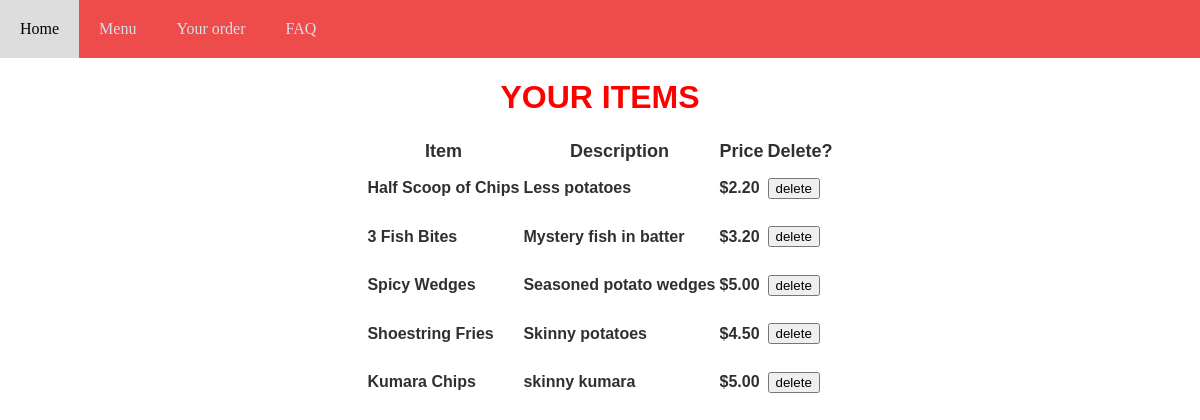
The page /orders on the database as committed earlier.
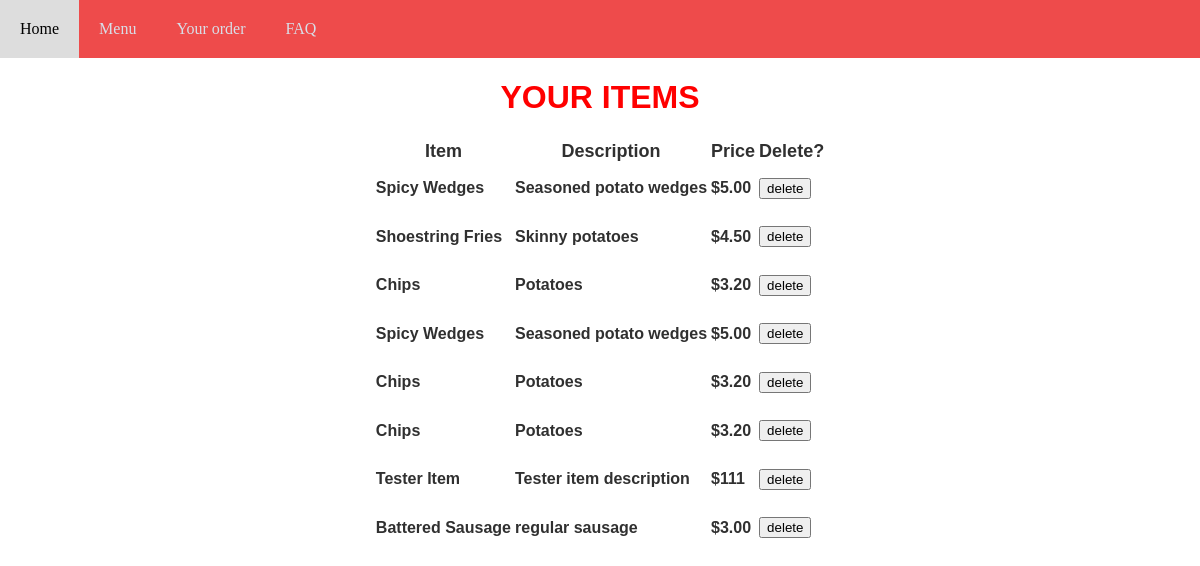
The same page on the database as committed later.
### tables this page shows
CREATE TABLE order_item (item_id INTEGER REFERENCES item (id), id INTEGER PRIMARY KEY);

CREATE TABLE item (id INTEGER PRIMARY KEY, name STRING, description STRING, price DECIMAL, type STRING (100));

### main.py (the view)
@app.route("/orders")
def orders():
    cursor = get_db().cursor()
    sql = "SELECT item.id, name, description, price, order_item.id FROM item INNER JOIN order_item ON item.id = order_item.item_id"
    cursor.execute(sql)
    results = cursor.fetchall()
    return render_template("order.html", results=results)

### main.py (called while the page is built)
def get_db():
    db = getattr(g, '_database', None)
    if db is None:
        db = g._database = sqlite3.connect(DATABASE)
    return db

@app.teardown_appcontext
def close_connection(exception):
    db = getattr(g, '_database', None)
    if db is not None:
        db.close()

### templates/order.html (shortened to what this page needs)
<!DOCTYPE html>
<html lang="en">
<head>
</head>
<body>
<link rel="stylesheet" href={{url_for('static',filename='stickymenu.css')}}>
<link rel="stylesheet" href={{url_for('static',filename='text.css')}}>
  <div id="navbar">
      <a href="http://127.0.0.1:5000/home">Home</a>
      <a href="http://127.0.0.1:5000/menu">Menu</a>
      <a href="http://127.0.0.1:5000/orders">Your order</a>
      <a href="http://127.0.0.1:5000/faq">FAQ</a>
    </div>
  <h1>YOUR ITEMS</h1>
  <table class="center">
      <tr>
          <th>Item</th>
          <th>Description</th>
          <th>Price</th>
          <th>Delete?</th>
      </tr>
  {% for item in results %}
<tr>
    <td><h2>{{ item [1] }}</h2></td>
    <td><h2>{{ item [2] }}</h2></td>
    <td><h2>{{ item [3] }}</h2></td>
    <td>
      <form action="/delete" method="post">
        <input type="submit" value="delete">
      </form>
    </td>
</tr>
  {% endfor %}
  </table>
</body>
</html>

### static/stickymenu.css (style rules this page uses)
#navbar { overflow: hidden; background-color: rgb(238, 75, 75); margin: 0px; padding:0px; width: 100%; }
#navbar a { float: left; display: block; color: #d8dee7; text-align: center; padding: 20px; text-decoration: none; }
html,body { padding:0; margin:0; }

### static/text.css (style rules this page uses)
h1 { color: red; text-align: center; font-family: sans-serif; }
h2 { color: rgb(48, 48, 48); font-family: sans-serif; font-size: medium; text-align: left; }
th { color: rgb(48, 48, 48); font-family: sans-serif; font-size: large; text-align: center; }
table.center { margin-left: auto; margin-right: auto; }

Rows that differ between the two databases and show on the page:
removed order_item: name "Half Scoop of Chips", description "Less potatoes", price "$2.20"
removed order_item: name "3 Fish Bites", description "Mystery fish in batter", price "$3.20"
added order_item: name "Chips", description "Potatoes", price "$3.20"
added order_item: name "Spicy Wedges", description "Seasoned potato wedges", price "$5.00"
changed order_item (number 5 of 8 on the later page): name "Kumara Chips" → "Chips"; description "skinny kumara" → "Potatoes"; price "$5.00" → "$3.20"
added order_item: name "Chips", description "Potatoes", price "$3.20"
added order_item: name "Tester Item", description "Tester item description", price "$111"
added order_item: name "Battered Sausage", description "regular sausage", price "$3.00"
